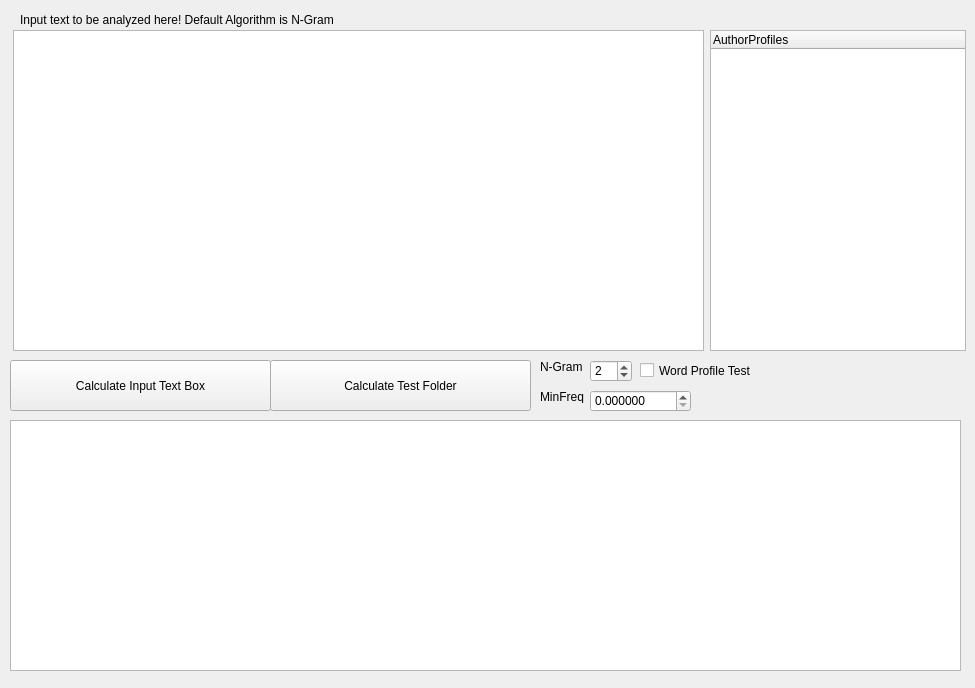
<?xml version="1.0" encoding="UTF-8"?>
<ui version="4.0">
 <class>Form</class>
 <widget class="QWidget" name="Form">
  <property name="geometry">
   <rect>
    <x>0</x>
    <y>0</y>
    <width>975</width>
    <height>688</height>
   </rect>
  </property>
  <property name="windowTitle">
   <string>Form</string>
  </property>
  <widget class="QPushButton" name="pushButtonInput">
   <property name="geometry">
    <rect>
     <x>10</x>
     <y>360</y>
     <width>261</width>
     <height>51</height>
    </rect>
   </property>
   <property name="text">
    <string>Calculate Input Text Box</string>
   </property>
  </widget>
  <widget class="QTextEdit" name="output">
   <property name="geometry">
    <rect>
     <x>10</x>
     <y>420</y>
     <width>951</width>
     <height>251</height>
    </rect>
   </property>
   <property name="readOnly">
    <bool>true</bool>
   </property>
  </widget>
  <widget class="QLabel" name="label">
   <property name="geometry">
    <rect>
     <x>20</x>
     <y>9</y>
     <width>421</width>
     <height>21</height>
    </rect>
   </property>
   <property name="text">
    <string>Input text to be analyzed here! Default Algorithm is N-Gram</string>
   </property>
   <property name="textFormat">
    <enum>Qt::AutoText</enum>
   </property>
   <property name="scaledContents">
    <bool>false</bool>
   </property>
  </widget>
  <widget class="QPlainTextEdit" name="input">
   <property name="geometry">
    <rect>
     <x>13</x>
     <y>30</y>
     <width>691</width>
     <height>321</height>
    </rect>
   </property>
  </widget>
  <widget class="QTreeWidget" name="tree">
   <property name="geometry">
    <rect>
     <x>710</x>
     <y>30</y>
     <width>256</width>
     <height>321</height>
    </rect>
   </property>
   <property name="columnCount">
    <number>1</number>
   </property>
   <attribute name="headerVisible">
    <bool>true</bool>
   </attribute>
   <column>
    <property name="text">
     <string>AuthorProfiles</string>
    </property>
   </column>
  </widget>
  <widget class="QPushButton" name="pushButtonFolder">
   <property name="geometry">
    <rect>
     <x>270</x>
     <y>360</y>
     <width>261</width>
     <height>51</height>
    </rect>
   </property>
   <property name="text">
    <string>Calculate Test Folder</string>
   </property>
  </widget>
  <widget class="QSpinBox" name="spinBox">
   <property name="geometry">
    <rect>
     <x>590</x>
     <y>360</y>
     <width>42</width>
     <height>22</height>
    </rect>
   </property>
   <property name="minimum">
    <number>1</number>
   </property>
   <property name="maximum">
    <number>20</number>
   </property>
   <property name="value">
    <number>2</number>
   </property>
  </widget>
  <widget class="QDoubleSpinBox" name="doubleSpinBox">
   <property name="geometry">
    <rect>
     <x>590</x>
     <y>390</y>
     <width>101</width>
     <height>22</height>
    </rect>
   </property>
   <property name="decimals">
    <number>6</number>
   </property>
   <property name="maximum">
    <double>99.999999000000003</double>
   </property>
   <property name="singleStep">
    <double>0.000001000000000</double>
   </property>
  </widget>
  <widget class="QLabel" name="label_2">
   <property name="geometry">
    <rect>
     <x>540</x>
     <y>360</y>
     <width>47</width>
     <height>13</height>
    </rect>
   </property>
   <property name="text">
    <string>N-Gram</string>
   </property>
  </widget>
  <widget class="QLabel" name="label_3">
   <property name="geometry">
    <rect>
     <x>540</x>
     <y>390</y>
     <width>47</width>
     <height>13</height>
    </rect>
   </property>
   <property name="text">
    <string>MinFreq</string>
   </property>
  </widget>
  <widget class="QCheckBox" name="checkBox">
   <property name="geometry">
    <rect>
     <x>640</x>
     <y>360</y>
     <width>111</width>
     <height>21</height>
    </rect>
   </property>
   <property name="text">
    <string>Word Profile Test?</string>
   </property>
  </widget>
 </widget>
 <resources/>
 <connections/>
</ui>
